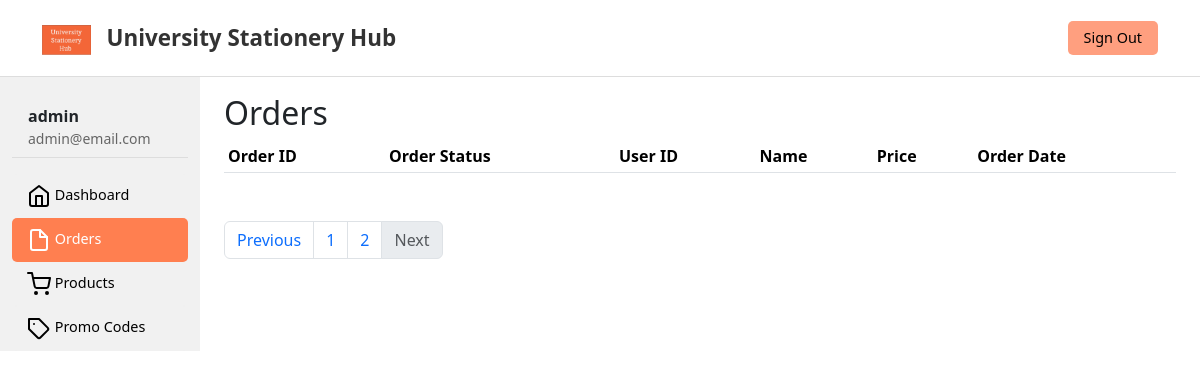
/admin/index.php?page_no=2 (signed in), run on an earlier commit of the app's database.
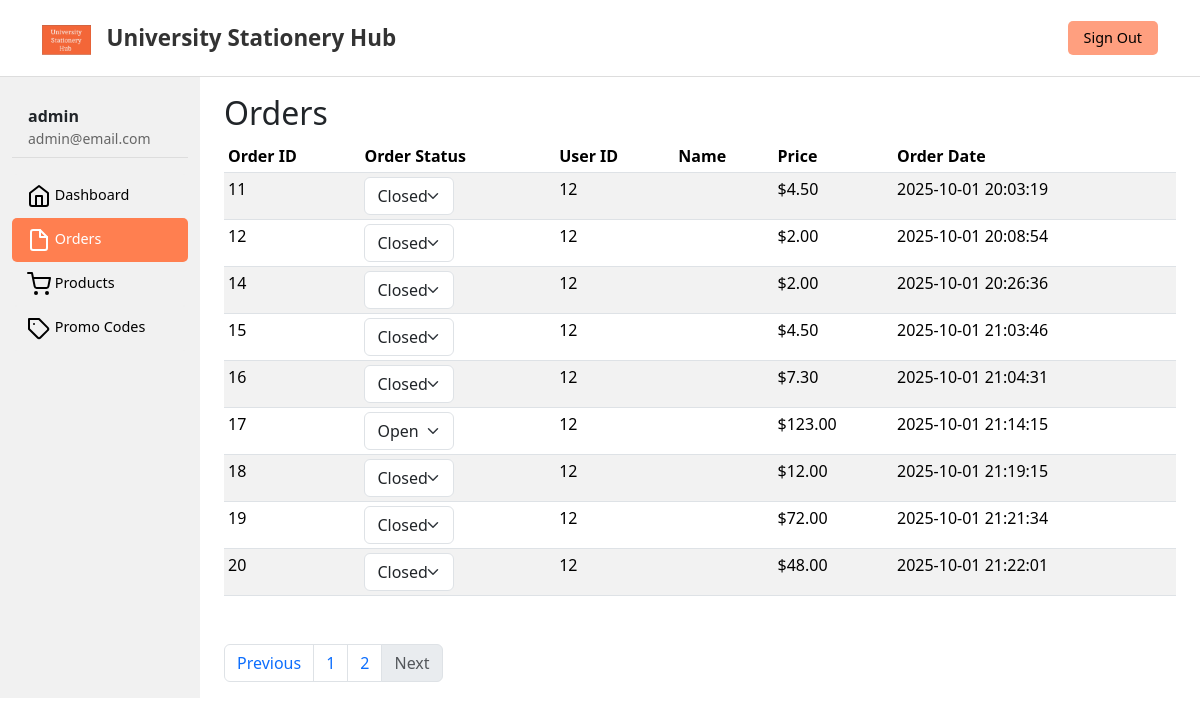
And on a later commit of the database.
### tables this page shows
CREATE TABLE `orders` (
  `order_id` int(11) NOT NULL,
  `order_cost` decimal(6,2) NOT NULL,
  `order_status` varchar(20) NOT NULL DEFAULT 'on_hold',
  `user_id` int(11) NOT NULL,
  `user_phone` varchar(255) NOT NULL,
  `user_city` varchar(255) NOT NULL,
  `user_address` varchar(255) NOT NULL,
  `order_date` datetime NOT NULL DEFAULT current_timestamp()
);

### admin/index.php (the view, shortened to what this page needs)
<?php include('header.php'); ?>
<?php
if (isset($_GET['page_no']) && $_GET['page_no'] != "") {
  $page_no = $_GET['page_no'];
} else {
  $page_no = 1;
}
$stmt1 = $conn->prepare("SELECT COUNT(*) AS total_records FROM orders");
$stmt1->execute();
$stmt1->bind_result($total_records);
$total_records_per_page = 10;
$offset = ($page_no - 1) * $total_records_per_page;
$total_no_of_pages = ceil($total_records / $total_records_per_page);
$stmt2 = $conn->prepare("SELECT o.*, u.user_name FROM orders o LEFT JOIN users u ON o.user_id = u.user_id LIMIT $offset, $total_records_per_page");
$stmt2->execute();
$orders = $stmt2->get_result();
?>
<div class="container-fluid">
  <div class="row">
    <?php include('sidemenu.php'); ?>
    <main class="col-md-9 ms-sm-auto col-lg-10 px-md-4">
      <br>
      <h2>Orders</h2>
      <div class="table-responsive">
        <table class="table table-striped table-sm">
          <thead>
            <tr>
              <th scope="col">Order ID</th>
              <th scope="col">Order Status</th>
              <th scope="col">User ID</th>
              <th scope="col">Name</th>
              <th scope="col">Price</th>
              <th scope="col">Order Date</th>
            </tr>
          </thead>
          <tbody>
            <?php foreach($orders as $order) { ?>
            <tr>
              <td><?php echo $order['order_id']; ?></td>
              <td>
                <select class="form-select order-status-dropdown" data-order-id="<?php echo $order['order_id']; ?>">
                  <option value="Open" <?php if($order['order_status']==='Open') echo 'selected'; ?>>Open</option>
                  <option value="Closed" <?php if($order['order_status']==='Closed') echo 'selected'; ?>>Closed</option>
                </select>
              </td>
              <td><?php echo $order['user_id']; ?></td>
              <td><?php echo htmlspecialchars($order['user_name'] ?? ''); ?></td>
              <td>$<?php echo number_format($order['order_cost'], 2); ?></td>
              <td><?php echo $order['order_date']; ?></td>
            </tr>
            <?php } ?>
          </tbody>
        </table>
        <nav aria-label="Page navigation example" class="mx-auto">
          <ul class="pagination mt-5 mx-auto">
            <li class="page-item <?php if ($page_no <= 1)
              echo 'disabled'; ?>">
              <a class="page-link" href="<?php if ($page_no <= 1) {
                echo '#';
              } else {
                echo "?page_no=" . ($page_no - 1);
              } ?>">Previous</a>
            </li>
            <li class="page-item"><a class="page-link" href="?page_no=1">1</a></li>
            <li class="page-item"><a class="page-link" href="?page_no=2">2</a></li>
            <li class="page-item <?php if ($page_no >= $total_no_of_pages)
              echo 'disabled'; ?>">
              <a class="page-link" href="<?php if ($page_no >= $total_no_of_pages) {
                echo '#';
              } else {
                echo "?page_no=" . ($page_no + 1);
              } ?>">Next</a>
            </li>
          </ul>
        </nav>
      </div>
    </main>
  </div>
</div>

### admin/header.php (shortened to what this page needs)
<!DOCTYPE html>
<html lang="en">
<head>
    <link href="https://cdn.jsdelivr.net/npm/bootstrap@5.3.6/dist/css/bootstrap.min.css" rel="stylesheet"
 />
</head>
<body>
    <nav class="navbar navbar-expand-lg navbar-light bg-white py-3 fixed-top">
        <div class="container">
            <a class="navbar-brand" href="#">
                <img class="logo" src="../assets/imgs/1.png" alt="University Stationery Hub Logo" />
                University Stationery Hub
            </a>
            <div class="collapse navbar-collapse" id="navbarNav">
                <ul class="navbar-nav ms-auto mb-2 mb-lg-0">
                    <li class="nav-item">
                        <a class="btn btn-signout" href="logout.php?logout=1">Sign Out</a>
                    </li>
                </ul>
            </div>
        </div>
    </nav>
</body>
</html>

### admin/sidemenu.php (shortened to what this page needs)
<?php
$current_page = basename($_SERVER['PHP_SELF']);
function setActiveClass($page, $current_page) {
    if (is_array($page)) {
        return in_array($current_page, $page) ? 'active' : '';
    }
    return $page === $current_page ? 'active' : '';
}
?>
<nav id="sidebarMenu" class="col-md-3 col-lg-2 d-md-block sidebar collapse">
    <div class="position-sticky pt-3">
        <div class="user-info mb-3 px-3 py-2" style="border-bottom: 1px solid #ddd; background-color: #f1f1f1;">
            <div class="user-name" style="font-weight: 600; font-size: 1rem;">
                <?php
                echo $_SESSION['admin_name'];
                ?>
            </div>
            <div class="user-email" style="font-size: 0.875rem; color: #666;">
                <?php echo $_SESSION['admin_email']; ?>
            </div>
        </div>
        <ul class="nav flex-column">
            <li class="nav-item">
                <a class="nav-link disabled" href="#" style="color: #000; background-color: #f1f1f1;">
                    <span data-feather="home"></span>
                    Dashboard
                </a>
            </li>
            <li class="nav-item">
                <a class="nav-link <?php echo setActiveClass('index.php', $current_page); ?>" href="index.php" id="orders-btn">
                    <span data-feather="file"></span>
                    Orders
                </a>
            </li>
            <li class="nav-item">
                <a class="nav-link <?php echo setActiveClass(['products.php', 'add_product.php', 'edit_product.php', 'edit_images.php'], $current_page); ?>" href="products.php" id="products-btn">
                    <span data-feather="shopping-cart"></span>
                    Products
                </a>
            </li>
            <li class="nav-item">
                <a class="nav-link <?php echo setActiveClass(['promo_codes.php', 'add_promo_code.php', 'edit_promo_code.php'], $current_page); ?>" href="promo_codes.php" id="promo-codes-btn">
            <span data-feather="tag"></span>
            Promo Codes
        </a>
    </li>
        </ul>
    </div>
</nav>

### admin/header.php (style rules this page uses)
.navbar { background-color: white; border-bottom: 1px solid #ddd; position: fixed; width: 100%; top: 0; z-index: 1000; padding-top: 8px; padding-bottom: 8px; }
.navbar-brand { color: #333; font-size: 1.4rem; font-weight: bold; }
.navbar .logo { height: 30px; margin-right: 10px; }
.navbar-nav { flex-direction: row; }
.navbar-nav .nav-item { margin-left: 15px; }
.btn-signout { background-color: #FF9F7F; color: black; border-radius: 5px; padding: 5px 15px; font-size: 0.9rem; font-weight: 500; }
body { margin-top: 70px; }
#sidebarMenu { margin-top: 70px; }

### admin/sidemenu.php (style rules this page uses)
#sidebarMenu { background-color: #f1f1f1; margin-top: 0; padding-top: 10px; }
.nav-link { color: #000; padding: 10px 15px; font-size: 0.9rem; font-weight: 500; background-color: #f1f1f1; border-radius: 5px; transition: background-color 0.3s ease; }
.nav-link.disabled { background-color: #f1f1f1; color: #666; cursor: not-allowed; }
.nav-link.active { background-color: #FF9F7F; color: white; }
.user-info { padding: 15px; font-size: 1rem; background-color: #f1f1f1; margin-bottom: 10px; }
.user-name { font-weight: 600; font-size: 1rem; }
.user-email { font-size: 0.875rem; color: #666; }
.nav-link.active { background-color: #FF7F50; color: white; }

### admin/index.php (style rules this page uses)
.order-status-dropdown { width: fit-content !important; min-width: 90px; display: inline-block; padding-right: 24px; }

What changed in the data, as far as the page shows it:
added orders: order_id "11", order_status+order_id "Closed", user "12", order_cost "4.50", order_date "2025-10-01 20:03:19"
added orders: order_id "12", order_status+order_id "Closed", user "12", order_cost "2.00", order_date "2025-10-01 20:08:54"
added orders: order_id "14", order_status+order_id "Closed", user "12", order_cost "2.00", order_date "2025-10-01 20:26:36"
added orders: order_id "15", order_status+order_id "Closed", user "12", order_cost "4.50", order_date "2025-10-01 21:03:46"
added orders: order_id "16", order_status+order_id "Closed", user "12", order_cost "7.30", order_date "2025-10-01 21:04:31"
added orders: order_id "17", order_status+order_id "Open", user "12", order_cost "123.00", order_date "2025-10-01 21:14:15"
added orders: order_id "18", order_status+order_id "Closed", user "12", order_cost "12.00", order_date "2025-10-01 21:19:15"
added orders: order_id "19", order_status+order_id "Closed", user "12", order_cost "72.00", order_date "2025-10-01 21:21:34"
added orders: order_id "20", order_status+order_id "Closed", user "12", order_cost "48.00", order_date "2025-10-01 21:22:01"
